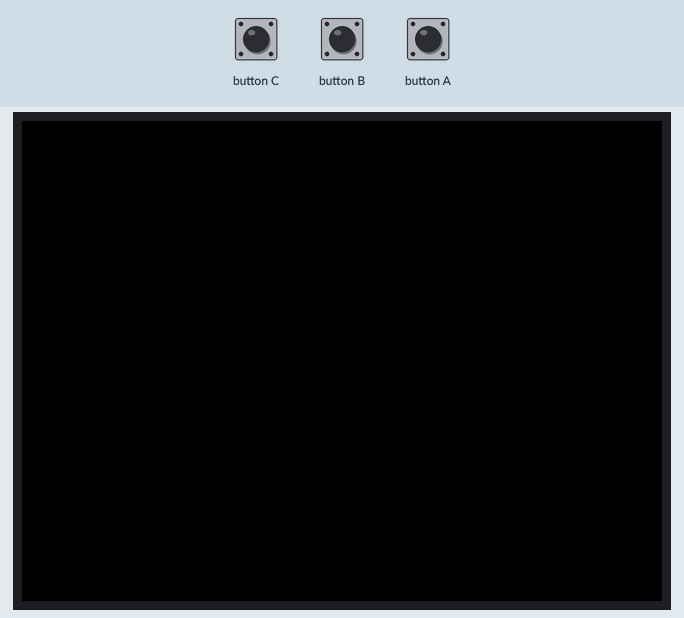
This sketch was run on a simulated ESP32. Shown: 320×240 colour display. Inputs (shaded band) come from the test bench. Random numbers use the default seed unless the sketch sets one.

Above: at 1.3 s.
1.4 s: button B pressed for 0.15 s
At 1.8 s:
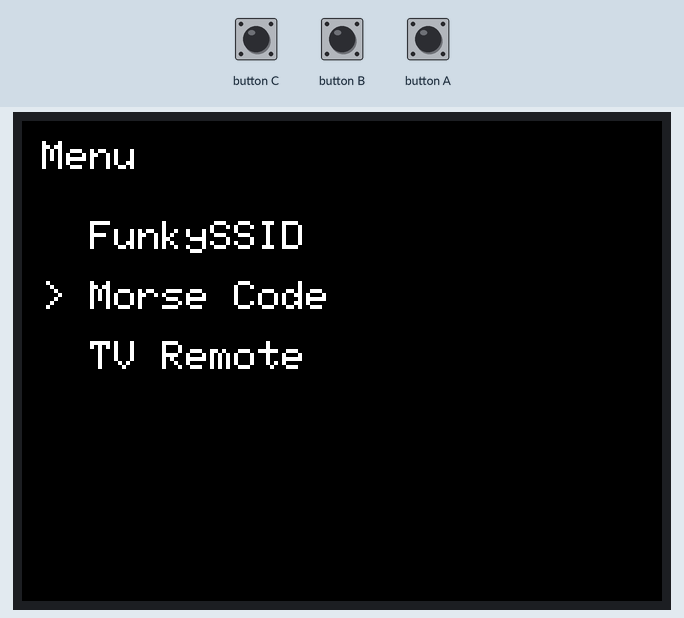
3.0 s: button B pressed for 1 s
5.5 s: button A pressed for 0.15 s
At 6.0 s:
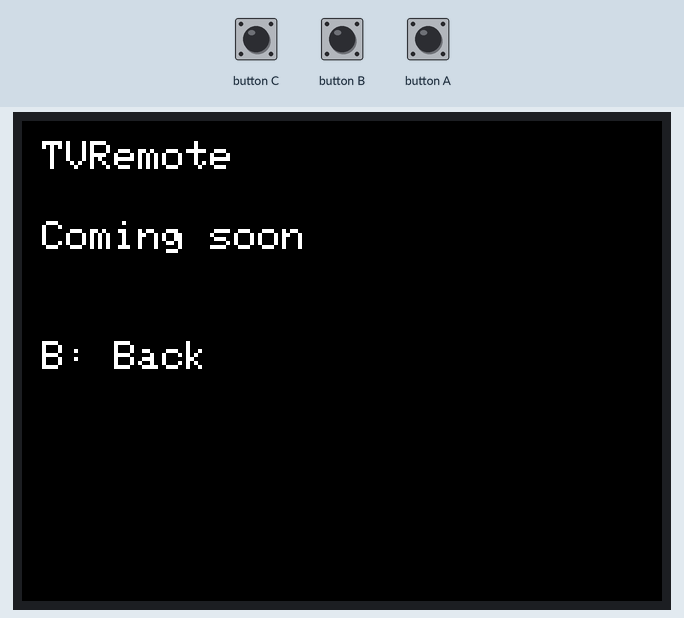
7.1 s: button B pulsed LOW 5 times (0.12 s each, 0.3 s apart)
At 8.24 s:
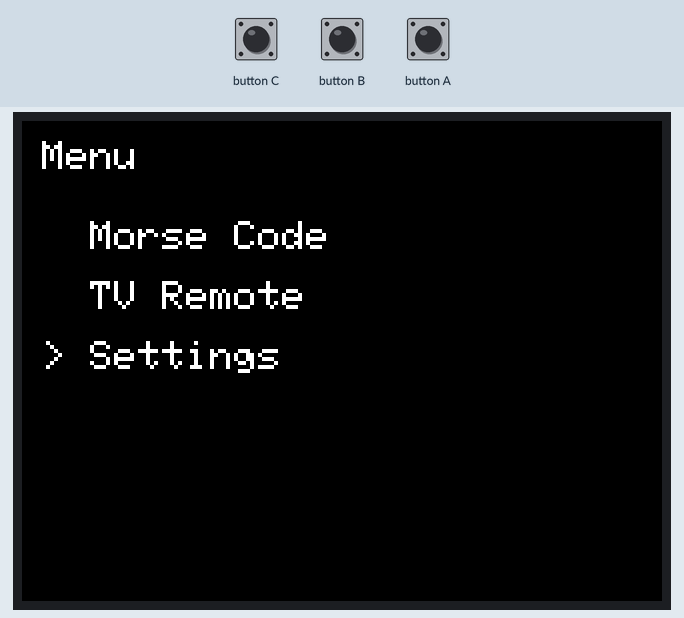
10.1 s: button A pressed for 1 s
At 10.9 s:
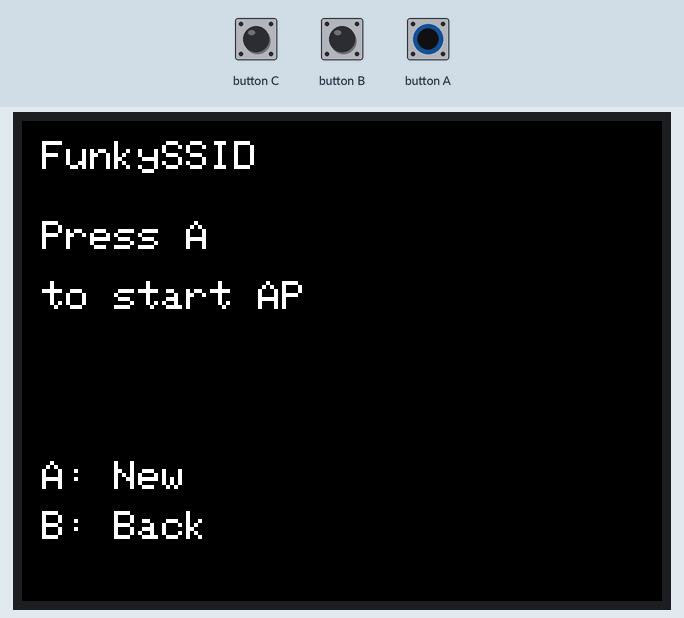
12.6 s: button A pressed for 0.15 s
At 13.1 s:
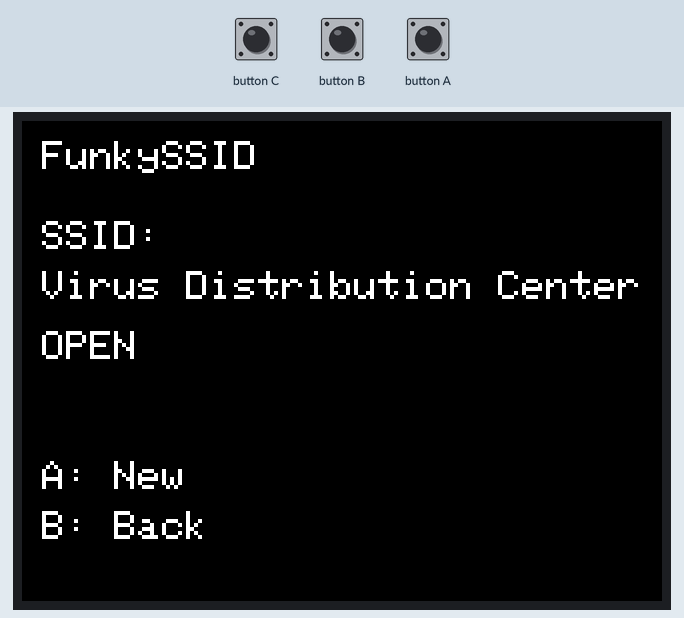
Timing chart, 0 to 15.2 s (numbered marks = the images above; inputs shaded):
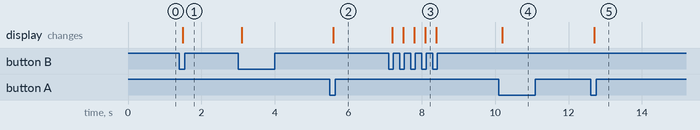

Measured:
- after the input at 1.4 s, the display: changes after 0.09 s (image 1)
- after the input at 5.5 s, the display: changes after 0.09 s (image 2)
- after the input at 7.1 s, the display: first changes after 0.09 s (image 3 shows a later state)
- after the input at 10.1 s, the display: changes after 0.09 s (image 4)
- after the input at 12.6 s, the display: changes after 0.10 s (image 5)

The sketch:

Faneca3.ino
```cpp
#include "0000_Globals.h"

void setup()
{
    auto cfg = M5.config();
    M5.begin(cfg);

    randomSeed(esp_random());

    M5.Display.setRotation(1);
    M5.Display.setBrightness(128);
}

void loop()
{
    M5.update();

    switch(currentScreen)
     {
         case SCREEN_MENU:
             handleMenu();
             break;

         case SCREEN_FUNKY_SSID:
             handleFunkySSID();
             break;

         case SCREEN_MORSE:
             handleMorseCode();
             break;

         case SCREEN_TV_REMOTE:
             handleTVRemote();
             break;

         case SCREEN_SETTINGS:
             handleSettings();
             break;
     }
}
```

0000_Globals.h
```cpp
#pragma once

#include <M5Unified.h>

#include "0010_Menuscreen.h"
#include "0030_FunkySSIDScreen.h"
#include "0050_MorseCodeScreen.h"
#include "0070_TVRemoteScreen.h"
#include "0090_SettingsScreen.h"
```

0010_Menuscreen.h
```cpp
#pragma once
#include "0000_Globals.h"

enum Screen
{
    SCREEN_MENU,
    SCREEN_FUNKY_SSID,
    SCREEN_MORSE,
    SCREEN_TV_REMOTE,
    SCREEN_SETTINGS
};

struct MenuItem
{
    const char* name;
    Screen screen;
};

extern Screen currentScreen;

void initMenu();
void handleMenu();
void drawMenu();

void changeScreen(Screen newScreen);
```

0020_MenuScreen.cpp
```cpp
#include "0000_Globals.h"

Screen currentScreen = SCREEN_MENU;

const MenuItem menuItems[] =
{
    { "FunkySSID", SCREEN_FUNKY_SSID },
    { "Morse Code", SCREEN_MORSE },
    { "TV Remote", SCREEN_TV_REMOTE },
    { "Settings", SCREEN_SETTINGS }
};

const int menuItemCount =
    sizeof(menuItems) / sizeof(menuItems[0]);

int selectedItem = 0;
int menuOffset = 0;

const int visibleItems = 3;


void initMenu()
{
    selectedItem = 0;
    menuOffset = 0;

    drawMenu();
}


void handleMenu()
{
    // Botão Central = Selecionar
    if (M5.BtnA.wasPressed())
    {
        changeScreen(menuItems[selectedItem].screen);
    }

    // Botão B = Próximo
    if (M5.BtnB.wasPressed())
    {
        selectedItem++;

        // Volta ao primeiro item
        if (selectedItem >= menuItemCount)
        {
            selectedItem = 0;
            menuOffset = 0;
        }

        // Faz scroll para baixo
        if (selectedItem >= menuOffset + visibleItems)
        {
            menuOffset++;
        }

        drawMenu();
    }
}


void drawMenu()
{
    M5.Display.clear();

    M5.Display.setTextSize(2);

    M5.Display.setCursor(10, 10);
    M5.Display.println("Menu");

    for (int i = 0; i < visibleItems; i++)
    {
        int itemIndex = menuOffset + i;

        if (itemIndex >= menuItemCount)
            break;

        M5.Display.setCursor(10, 50 + (i * 30));

        if (itemIndex == selectedItem)
            M5.Display.print("> ");
        else
            M5.Display.print("  ");

        M5.Display.println(menuItems[itemIndex].name);
    }
}

void changeScreen(Screen newScreen)
{
    currentScreen = newScreen;

    switch (currentScreen)
    {
        case SCREEN_MENU:
            initMenu();
            break;

        case SCREEN_FUNKY_SSID:
            initFunkySSID();
            break;

        case SCREEN_MORSE:
            initMorseCode();
            break;

        case SCREEN_TV_REMOTE:
            initTVRemote();
            break;

        case SCREEN_SETTINGS:
            initSettings();
            break;
    }
}
```

0030_FunkySSIDScreen.h
```cpp
#pragma once

struct SSIDItem
{
    const char* name;
    const char* password;
};

void initFunkySSID();
void handleFunkySSID();
void drawFunkySSID();
```

0040_FunkySSIDScreen.cpp
```cpp
#include "0000_Globals.h"
#include <WiFi.h>

const SSIDItem ssidList[] =
{
    { "FBI Surveillance Van", "" },
    { "Pretty Fly For A WiFi", "" },
    { "Free Pizza", "12345678" },
    { "Skynet", "judgementday" },
    { "Definitely Not Malware", "" },
    { "Hackers United", "password123" },
    { "2 Girls 1 Wifi", "" },
    { "Virus Distribution Center", "" },
    { "Wi-Fight Club", "firstrule" }
};

const int ssidCount =
    sizeof(ssidList) / sizeof(ssidList[0]);

const SSIDItem* currentSSID = nullptr;

void initFunkySSID()
{
    currentSSID = nullptr;

    WiFi.mode(WIFI_AP);
    WiFi.softAPdisconnect(true);

    drawFunkySSID();
}


void handleFunkySSID()
{
    // Botão A = gerar SSID
    if (M5.BtnA.wasPressed())
    {
        int randomIndex = random(ssidCount);

        currentSSID = &ssidList[randomIndex];

        if (currentSSID->password[0] == '\0')
        {
            WiFi.softAP(currentSSID->name);
        }
        else
        {
            WiFi.softAP(
                currentSSID->name,
                currentSSID->password
            );
        }

        drawFunkySSID();
    }

    // Botão B = voltar
    if (M5.BtnB.wasPressed())
    {
        WiFi.softAPdisconnect(true);
        WiFi.mode(WIFI_OFF);

        changeScreen(SCREEN_MENU);
    }
}


void drawFunkySSID()
{
    M5.Display.clear();

    M5.Display.setTextSize(2);

    M5.Display.setCursor(10, 10);
    M5.Display.println("FunkySSID");

    if (currentSSID == nullptr)
    {
        M5.Display.setCursor(10, 50);
        M5.Display.println("Press A");

        M5.Display.setCursor(10, 80);
        M5.Display.println("to start AP");
    }
    else
    {
        M5.Display.setCursor(10, 50);
        M5.Display.println("SSID:");

        M5.Display.setCursor(10, 75);
        M5.Display.println(currentSSID->name);

        if (currentSSID->password[0] == '\0')
        {
            M5.Display.setCursor(10, 105);
            M5.Display.println("OPEN");
        }
        else
        {
            M5.Display.setCursor(10, 105);
            M5.Display.println("Password:");

            M5.Display.setCursor(10, 130);
            M5.Display.println(currentSSID->password);
        }
    }

    M5.Display.setCursor(10, 170);
    M5.Display.println("A: New");

    M5.Display.setCursor(10, 195);
    M5.Display.println("B: Back");
}
```

0050_MorseCodeScreen.h
```cpp
#pragma once

struct MorseCode
{
    char character;
    const char* code;
};

const MorseCode morseTable[] =
{
    { 'A', ".-"   },
    { 'B', "-..." },
    { 'C', "-.-." },
    { 'D', "-.."  },
    { 'E', "."    },
    { 'F', "..-." },
    { 'G', "--."  },
    { 'H', "...." },
    { 'I', ".."   },
    { 'J', ".---" },
    { 'K', "-.-"  },
    { 'L', ".-.." },
    { 'M', "--"   },
    { 'N', "-."   },
    { 'O', "---"  },
    { 'P', ".--." },
    { 'Q', "--.-" },
    { 'R', ".-."  },
    { 'S', "..."  },
    { 'T', "-"    },
    { 'U', "..-"  },
    { 'V', "...-" },
    { 'W', ".--"  },
    { 'X', "-..-" },
    { 'Y', "-.--" },
    { 'Z', "--.." },

    { '0', "-----" },
    { '1', ".----" },
    { '2', "..---" },
    { '3', "...--" },
    { '4', "....-" },
    { '5', "....." },
    { '6', "-...." },
    { '7', "--..." },
    { '8', "---.." },
    { '9', "----." }
};

void initMorseCode();
void handleMorseCode();
void drawMorseCode();
```

0070_TVRemoteScreen.h
```cpp
#pragma once

void initTVRemote();
void handleTVRemote();
void drawTVRemote();
```

0080_TVRemoteScreen.cpp
```cpp
#include "0000_Globals.h"


void initTVRemote()
{
    drawTVRemote();
}


void handleTVRemote()
{
    // Botão B = voltar ao menu
    if (M5.BtnB.wasPressed())
    {
        changeScreen(SCREEN_MENU);
    }
}


void drawTVRemote()
{
    M5.Display.clear();

    M5.Display.setTextSize(2);

    M5.Display.setCursor(10, 10);
    M5.Display.println("TVRemote");

    M5.Display.setCursor(10, 50);
    M5.Display.println("Coming soon");

    M5.Display.setCursor(10, 110);
    M5.Display.println("B: Back");
}
```

0090_SettingsScreen.h
```cpp
#pragma once

void initSettings();
void handleSettings();
void drawSettings();
```

0100_SettingsScreen.cpp
```cpp
#include "0000_Globals.h"


void initSettings()
{
    drawSettings();
}


void handleSettings()
{
    // Botão B = voltar ao menu
    if (M5.BtnB.wasPressed())
    {
        changeScreen(SCREEN_MENU);
    }
}


void drawSettings()
{
    M5.Display.clear();

    M5.Display.setTextSize(2);

    M5.Display.setCursor(10, 10);
    M5.Display.println("Settings");

    M5.Display.setCursor(10, 50);
    M5.Display.println("Coming soon");

    M5.Display.setCursor(10, 110);
    M5.Display.println("B: Back");
}
```
